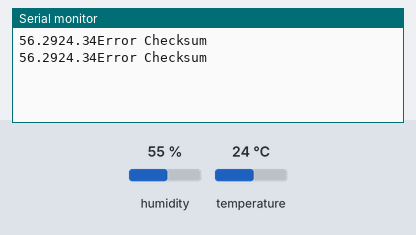
A sketch run on a simulated Arduino Uno, built with avr-gcc and run on an emulated ATmega328P. Shown: the last lines printed to the serial monitor. Wiring (inferred from the names in the program): DHT11 sensor: data pin 2. The test bench sets the inputs (shaded band); at power-on: humidity 55 %, temperature 24 °C.

Above: at 1.8 s.
1.9 s: humidity set to 39 %
At 3.7 s:
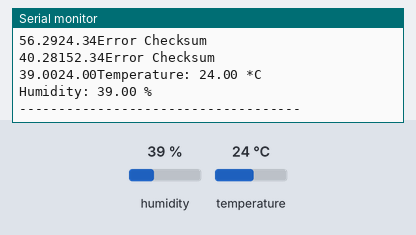
4.5 s: temperature set to 12 °C
At 5.8 s:
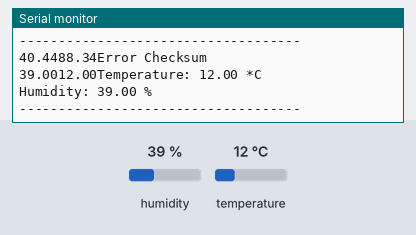
6.0 s: humidity set to 22 %
At 7.0 s:
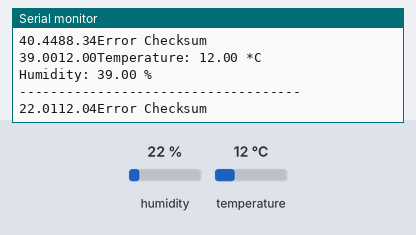
Timing chart, 0 to 9.0 s (numbered marks = the images above; inputs shaded):
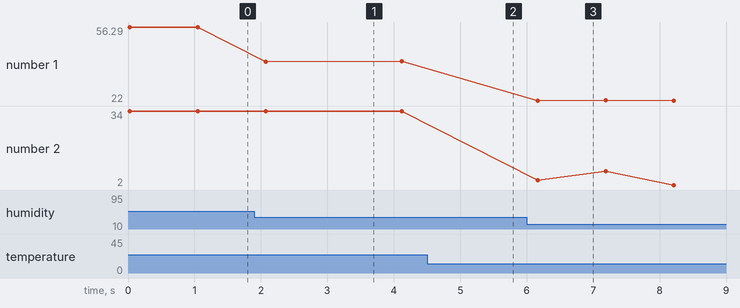

The sketch:

DHT11_r.ino
```cpp
#define Pin  2

float temperature = 0;
float humidity = 0;

int read_dht(int pin)
{
  // BUFFER TO RECEIVE
  uint8_t bits[5];
  uint8_t cnt = 7;
  uint8_t idx = 0;

  // EMPTY BUFFER
  for (int i=0; i< 5; i++) bits[i] = 0;

  // REQUEST SAMPLE
  pinMode(pin, OUTPUT);
  digitalWrite(pin, LOW);
  delay(18);
  digitalWrite(pin, HIGH);
  delayMicroseconds(40);
  pinMode(pin, INPUT);

  // ACKNOWLEDGE or TIMEOUT
  unsigned int loopCnt = 80;
  while(digitalRead(pin) == LOW)
  {
    delayMicroseconds(1);
    if (loopCnt-- < 0) return -1;
  }

  loopCnt = 80;
  while(digitalRead(pin) == HIGH)
  {
    delayMicroseconds(1);
    if (loopCnt-- < 0) return -1;
  }

  //READ DATA: 40bit = 5bytes
  for (int i=0; i<40; i++)
  {
    loopCnt = 50;
    while(digitalRead(pin) == LOW)
    {
      delayMicroseconds(1);
      if (loopCnt-- < 0) return -1;
    }
    unsigned long t = micros();
    while(digitalRead(pin) == HIGH){}

    if ((micros() - t) > 40) bits[idx] |= (1 << cnt);
    if (cnt == 0)
    {
      cnt = 7;
      idx++;
    }
    else cnt--;
  }

  humidity = float(bits[0]) + float(bits[1])/100;
  temperature = float(bits[2]) + float(bits[3])/100;
  Serial.print(humidity);
  Serial.print(temperature);

  uint8_t sum = bits[0] + bits[1] + bits[2] + bits[3];

  if (bits[4] != sum) return -2;
  return 0;
}

void setup() {
  Serial.begin(115200);
}

void loop() {
  yield();
  delay(1);
  int message = read_dht(Pin);
  if (message == -1) Serial.println("Error Timeout");
  else if (message == -2) Serial.println("Error Checksum");
  else
  {
    Serial.print("Temperature: ");
    Serial.print(temperature);
    Serial.println(" *C");
    Serial.print("Humidity: ");
    Serial.print(humidity);
    Serial.println(" %");
    Serial.println("------------------------------------");
  }
  Serial.println("");
  delay(1000);
}
```

Measured:
- after the input at 1.9 s, the serial monitor: prints a new line after 0.17 s (image 1)
- after the input at 4.5 s, the serial monitor: prints a new line after 0.64 s (image 2)
- after the input at 6.0 s, the serial monitor: prints a new line after 0.17 s (image 3)
- plotted number 1: 56.29 → 40.45 after the input at 1.9 s, 40.45 → 22.02 after the input at 6.0 s
- plotted number 2: 34 → 2 after the input at 6.0 s
